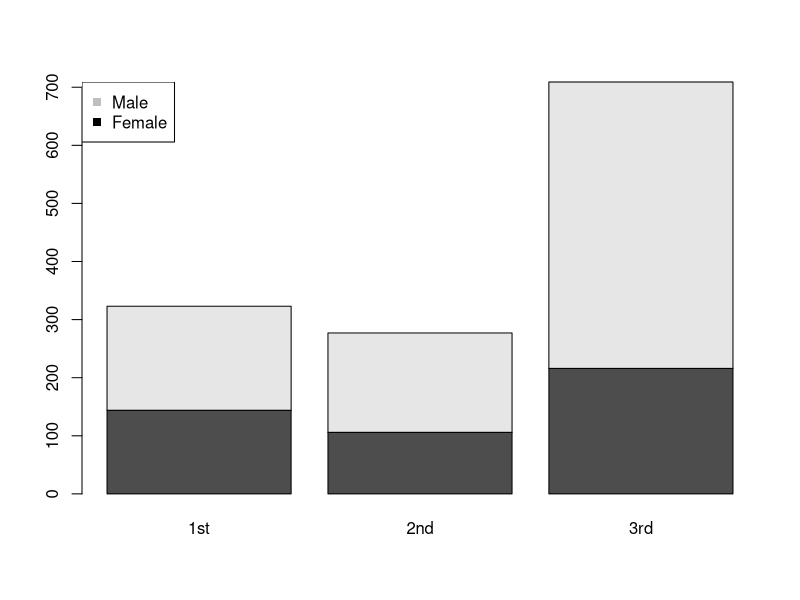
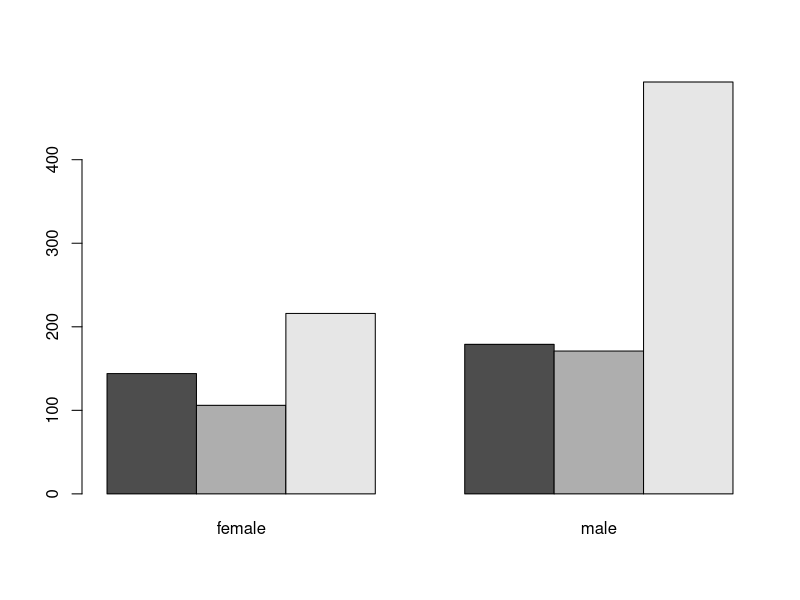
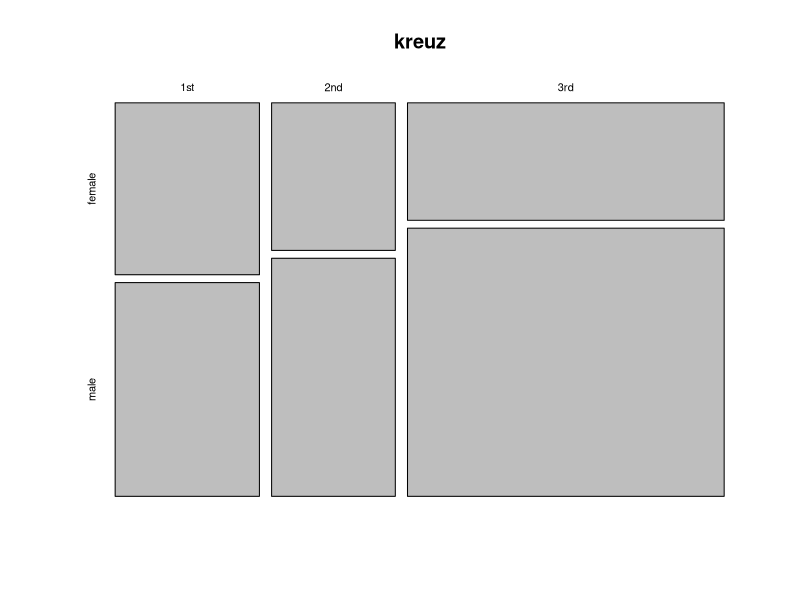
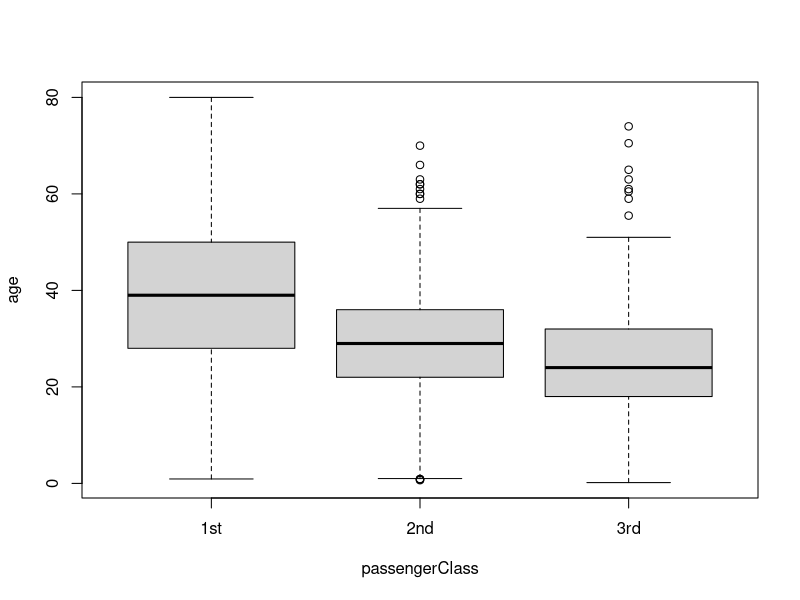
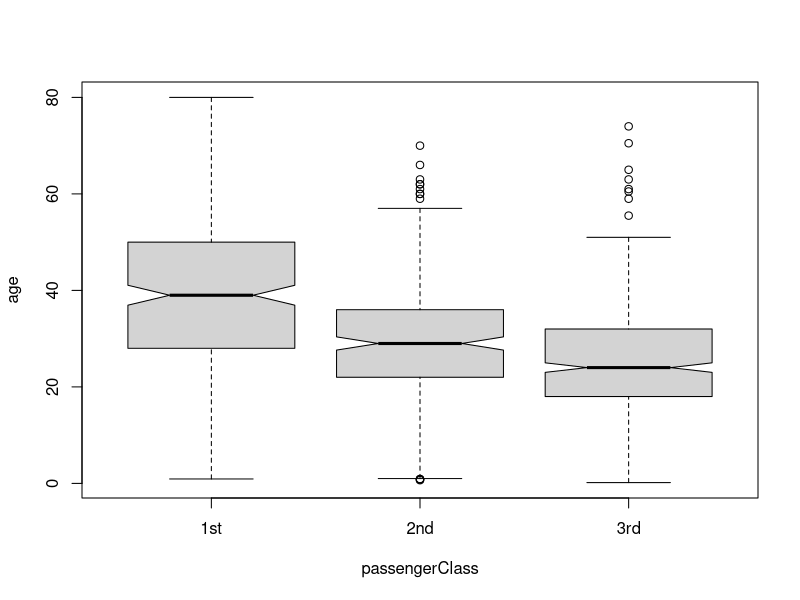
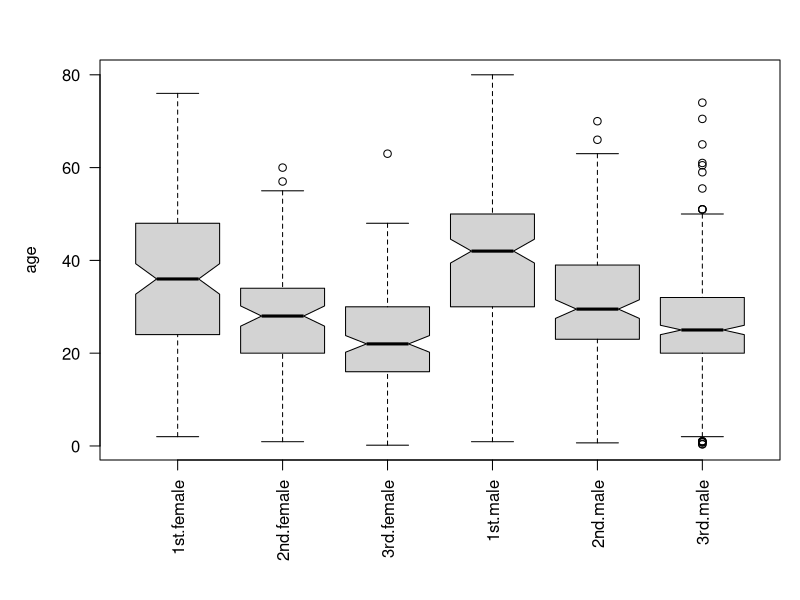
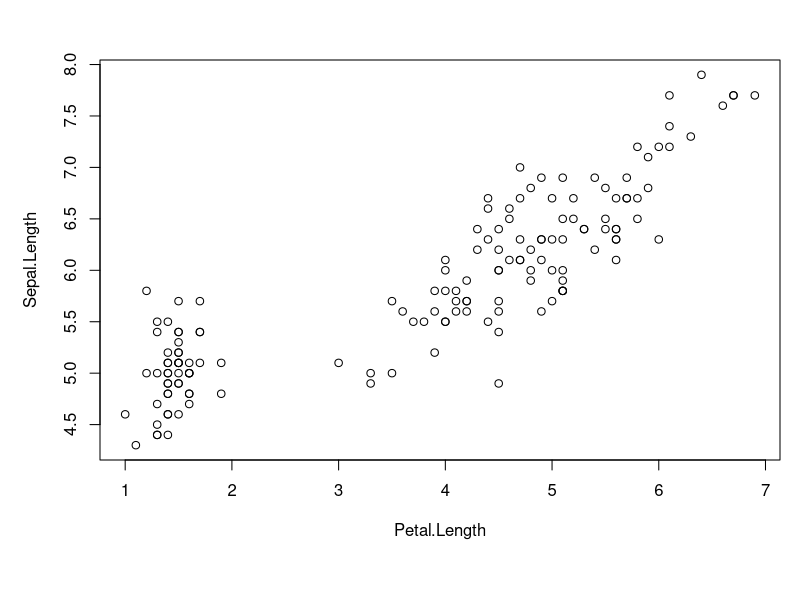
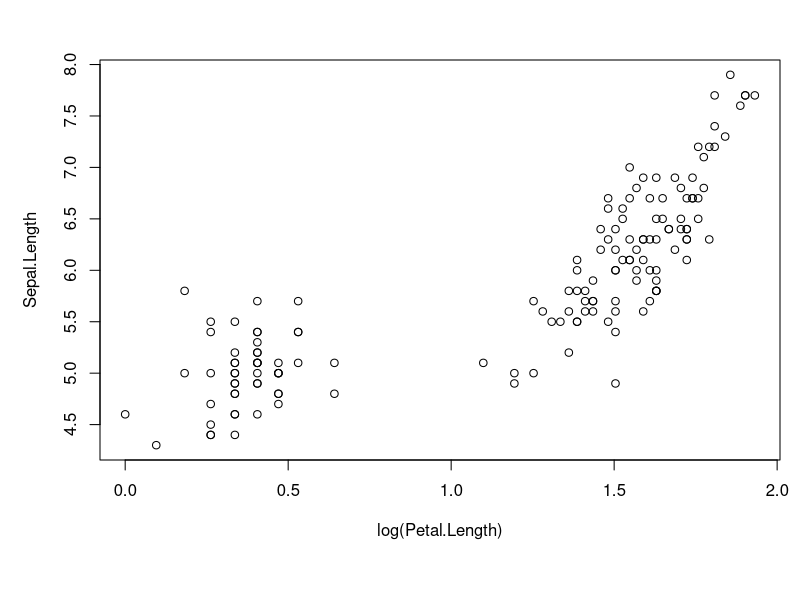

Generate these figures, in order, with R:
library(effects)
head(TitanicSurvival)

View(TitanicSurvival)

# Kategorisch vs kategorisch
kreuz = table(TitanicSurvival$sex, TitanicSurvival$passengerClass)
print(kreuz)

barplot(kreuz)
legend("topleft", legend = c("Male", "Female"), col = c("gray", "black"), pch = 15)

kreuz = table(TitanicSurvival$passengerClass, TitanicSurvival$sex)
barplot(kreuz, beside = TRUE)

mosaicplot(kreuz)


# Kategorisch vs numerisch
## Erinnerung boxplot, auf der X - Achse kategorische Variable
boxplot(age~passengerClass, data = TitanicSurvival)

## Mit Notch
boxplot(age~passengerClass, data = TitanicSurvival, notch = TRUE)

par(mar = c(7, 5, 3, 1))
boxplot(age~passengerClass+sex, data = TitanicSurvival, notch = TRUE, las = 2, xlab = "")


# Numerisch vs numerisch
head(iris)
plot(Sepal.Length~Petal.Length, data = iris)
cor(iris$Sepal.Length, iris$Petal.Length)
cor(iris$Sepal.Length, iris$Petal.Length, method = "spearman")

plot(Sepal.Length~log(Petal.Length), data = iris)
cor(iris$Sepal.Length, log(iris$Petal.Length))
cor(iris$Sepal.Length, log(iris$Petal.Length), method = "spearman")

cor.test(iris$Sepal.Length, iris$Petal.Length, method = "pearson")

# PCA
pca = prcomp(airquality[complete.cases(airquality),1:4], scale = TRUE)
biplot(pca)
